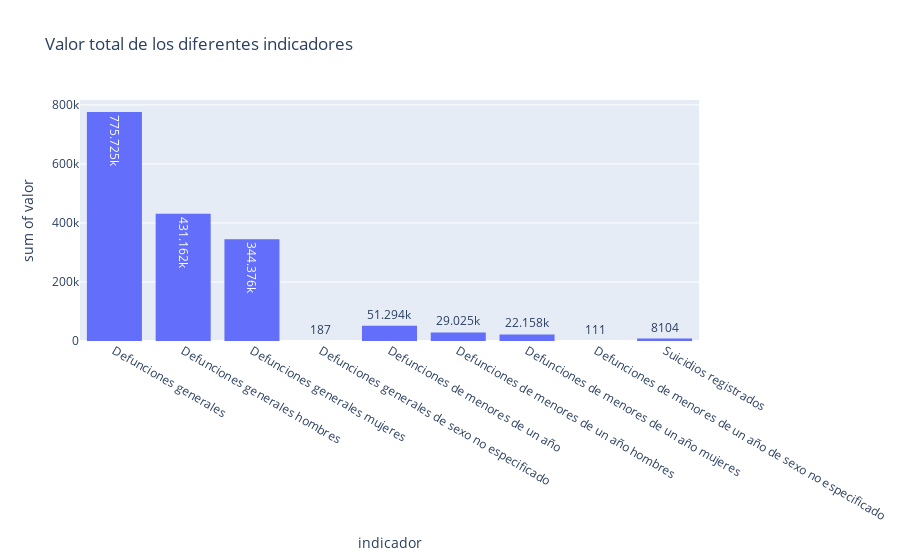

Notebook code for this chart:
### Markdown cell above
**Comparacion del valor de los indicadores en valor y porcentaje hasta el 2021**

### Code cell
histogram_indicador = px.histogram(estado_defunciones,x='indicador',y='valor',
                                   text_auto=True,title='Valor total de los diferentes indicadores')

histogram_indicador.show()

### Figure 1 — Plotly figure (JSON) as saved in the notebook; plotly's stock layout.template omitted (floating-point values rounded to 4 significant figures; data arrays with more than 128 entries replaced by an {"elided": "..."} marker saying what was removed)
{"data": [{"alignmentgroup": "True", "bingroup": "x", "histfunc": "sum", "hovertemplate": "indicador=%{x}<br>sum of valor=%{y}<extra></extra>", "legendgroup": "", "marker": {"color": "#636efa", "pattern": {"shape": ""}}, "name": "", "offsetgroup": "", "orientation": "v", "showlegend": false, "texttemplate": "%{value}", "type": "histogram", "x": {"elided": "248 str values"}, "xaxis": "x", "y": {"elided": "248 int values"}, "yaxis": "y"}], "layout": {"barmode": "relative", "legend": {"tracegroupgap": 0}, "title": {"text": "Valor total de los diferentes indicadores"}, "xaxis": {"anchor": "y", "domain": [0, 1], "title": {"text": "indicador"}}, "yaxis": {"anchor": "x", "domain": [0, 1], "title": {"text": "sum of valor"}}}}
